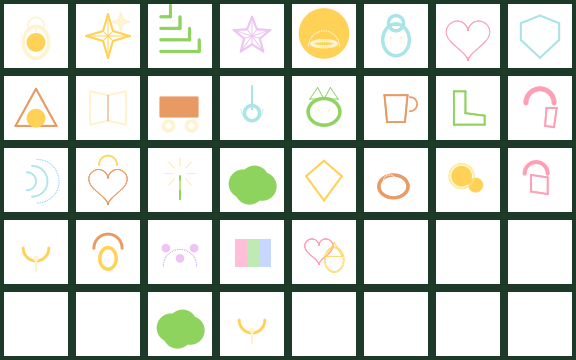
#> input picture glyph_sheet.png, 576 x 360 px
$ python shot_qa.py ../glyph_sheet.png
#> lines starting #> are read from the running program, lines starting #| are printed output that depends on the picture
#!/usr/bin/env python3
"""Screenshot QA for Beauty Forest captures.

The one analyzer for the PNGs a capture run leaves in /tmp/shots (or the
directory named on the command line). It replaces five overlapping probes
(analyze.py, analyze2.py, analyze3.py, qa_probe.py, qa_palette.py) that each
measured one slice of the same questions: is the frame bright, warm, colorful,
free of dark voids, and legible?

Usage:
    python3 tools/shot_qa.py [directory] [file ...]

With no arguments it sweeps every .png in /tmp/shots. Named files or a
directory override that default. Read-only: prints a per-file report.
"""
import glob
import os
import sys
from collections import Counter

import numpy as np
from PIL import Image

BANDS = 16


def luminance(rgb: np.ndarray) -> np.ndarray:
    return 0.2126 * rgb[..., 0] + 0.7152 * rgb[..., 1] + 0.0722 * rgb[..., 2]


def hue_name(deg: float) -> str:
    return ("RED" if deg < 15 or deg >= 345 else "ORANGE" if deg < 45 else
            "YELLOW" if deg < 70 else "YELLOWGRN" if deg < 90 else
            "CHARTREUSE" if deg < 105 else "GREEN" if deg < 160 else
            "CYAN" if deg < 200 else "BLUE" if deg < 260 else
            "VIOLET" if deg < 300 else "MAGENTA")


def _hue(packed_value: int) -> float:
    r = ((packed_value // 1024) * 8 + 4) / 255.0
    g = (((packed_value // 32) % 32) * 8 + 4) / 255.0
    b = ((packed_value % 32) * 8 + 4) / 255.0
    mx, mn = max(r, g, b), min(r, g, b)
    d = mx - mn
    if d == 0:
        return 0.0
    if mx == r:
        h = ((g - b) / d) % 6
    elif mx == g:
        h = (b - r) / d + 2
    else:
        h = (r - g) / d + 4
    return h * 60.0


def summary(rgb: np.ndarray) -> None:
    """Headline luminance/saturation/warmth table."""
    luma = luminance(rgb)
    mx = rgb.max(axis=2)
    mn = rgb.min(axis=2)
    sat = np.where(mx > 0, (mx - mn) / np.maximum(mx, 1), 0)
    warm = (rgb[..., 0] > rgb[..., 2]).mean() * 100
    print(f"  meanL={luma.mean():6.1f}  p05={np.percentile(luma, 5):5.1f}  "
          f"p50={np.percentile(luma, 50):5.1f}  p95={np.percentile(luma, 95):5.1f}")
    print(f"  dark: <32={(luma < 32).mean() * 100:5.2f}%  <20={(luma < 20).mean() * 100:5.2f}%  "
          f"<48={(luma < 48).mean() * 100:5.2f}%   meanSat={sat.mean() * 100:4.1f}%  warm={warm:4.1f}%")


def voids(rgb: np.ndarray) -> None:
    """Flat dark tiles and hard row jumps: the void detector."""
    luma = luminance(rgb)
    height, width = luma.shape
    tile = 40
    flat_dark, total, worst = 0, 0, []
    for row in range(0, height - tile, tile):
        for col in range(0, width - tile, tile):
            block = luma[row:row + tile, col:col + tile]
            total += 1
            if block.std() < 6 and block.mean() < 45:
                flat_dark += 1
                worst.append((block.mean(), col, row))
    worst.sort()
    where = ", ".join(f"({x},{y})L{m:.0f}" for m, x, y in worst[:5])
    print(f"  flat&dark tiles: {flat_dark}/{total} ({flat_dark / max(1, total) * 100:.2f}%)  {where}")
    rowmean = luma.mean(axis=1)
    jumps = [(y, round(float(rowmean[y]), 1), round(float(rowmean[y + 1]), 1))
             for y in range(height - 1) if abs(rowmean[y + 1] - rowmean[y]) > 6]
    print(f"  row L-jumps>6: {jumps[:10]}{' ...' if len(jumps) > 10 else ''}")
    bands = [luma[r * height // BANDS:(r + 1) * height // BANDS].mean() for r in range(BANDS)]
    print("  row bands: " + " ".join(f"{b:4.0f}" for b in bands))


def palette(rgb: np.ndarray) -> None:
    """Exact dominant colors, 5 bits per channel."""
    q = (rgb.astype(np.int32) >> 3)
    packed = (q[..., 0] * 1024 + q[..., 1] * 32 + q[..., 2]).ravel()
    counts = Counter(packed.tolist())
    total = packed.size
    top = "  ".join("#%02x%02x%02x(%s %.1f%%)" % (
        (v // 1024) * 8 + 4, ((v // 32) % 32) * 8 + 4, (v % 32) * 8 + 4,
        hue_name(_hue(v)), c * 100.0 / total)
        for v, c in counts.most_common(6))
    print("  palette: " + top)


def report(path: str) -> None:
    rgb = np.asarray(Image.open(path).convert("RGB")).astype(np.float32)
    print(f"\n=== {os.path.basename(path)}  {rgb.shape[1]}x{rgb.shape[0]} ===")
    summary(rgb)
    voids(rgb)
    palette(rgb)


def main() -> None:
    targets = sys.argv[1:]
    if not targets:
        targets = ["/tmp/shots"]
    files: list[str] = []
    for target in targets:
        if os.path.isdir(target):
            files.extend(sorted(glob.glob(os.path.join(target, "*.png"))))
        else:
            files.append(target)
    if not files:
        print("no screenshots found; capture some first (see docs/TESTING.md)")
        return
    for path in files:
        try:
            report(path)
#> in report, `rgb = np.asarray(Image.open(path).convert("RGB")).astype(np.float32)`:
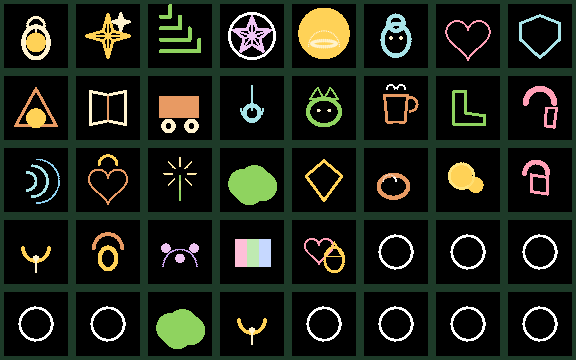
#> rgb: shape (360, 576, 3) float32; mean R, G, B 28.7, 33.8, 24.1
#| === glyph_sheet.png  576x360 ===
#> in luminance, `return 0.2126 * rgb[..., 0] + 0.7152 * rgb[..., 1] + 0.0722 * rgb[...,..`:
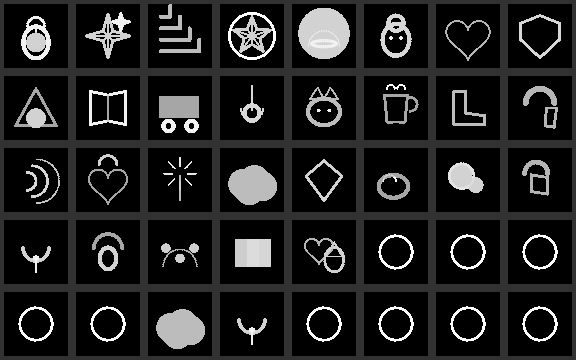
#> returned value: shape (360, 576) float32; min 0, max 255, mean 32
#> in summary, `mx = rgb.max(axis=2)`:
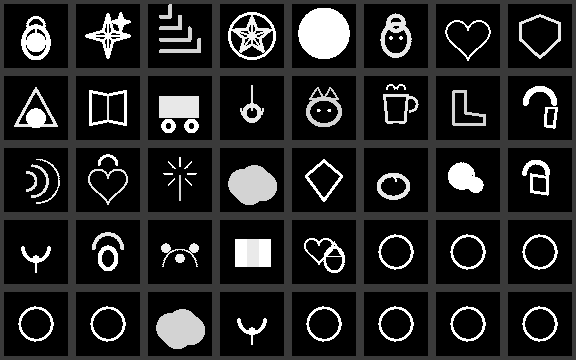
#> mx: shape (360, 576) float32; min 0, max 255, mean 36.9
#> in summary, `mn = rgb.min(axis=2)`:
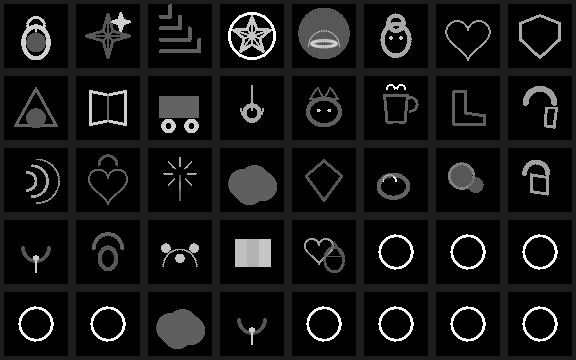
#> mn: shape (360, 576) float32; min 0, max 255, mean 20.8
#> in summary, `sat = np.where(mx > 0, (mx - mn) / np.maximum(mx, 1), 0)`:
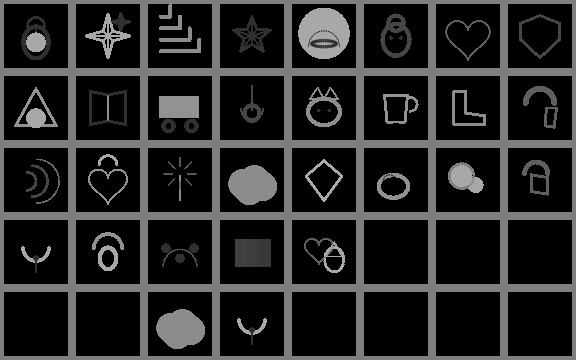
#> sat: shape (360, 576) float32; min 0, max 0.659, mean 0.147
#> in summary, `warm = (rgb[..., 0] > rgb[..., 2]).mean() * 100`: warm = 7.5
#|   meanL=  32.0  p05=  0.0  p50=  0.0  p95=210.7
#|   dark: <32=68.74%  <20=68.74%  <48=68.74%   meanSat=14.7%  warm= 7.5%
#> after the loop in voids, `for row in range(0, height - tile, tile):`:
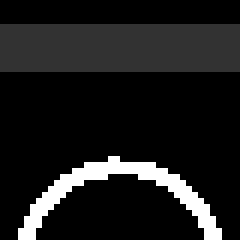
#> block: shape (40, 40) float32 (shown 6 times larger); min 0, max 255, mean 28.8
#> after the loop in voids, `for row in range(0, height - tile, tile):`: flat_dark = 0; total = 112; worst = []
#|   flat&dark tiles: 0/112 (0.00%)
#> in voids, `rowmean = luma.mean(axis=1)`: rowmean = 360 values, max 75.36 at index 38, min 5.62 at index 61, mean 32.03
#> in voids, `jumps = [(y, round(float(rowmean[y]), 1), round(float(rowmean[y + 1]),..`: jumps = 45 items, first 6: (3, 50.5, 6.6), (11, 17.2, 23.2), (13, 28.1, 35.8), (14, 35.8, 43.5), (27, 61.3, 71.6), (29, 73.6, 66.1)
#> (printed output is left out)
#> in voids, `bands = [luma[r * height // BANDS:(r + 1) * height // BANDS].mean() fo..`: bands = [33.35, 64.19, 33.32, 23.67, 37.81, 34.56, 22.38, 33.86, 38.06, 22.1, 21.93, 41.9, 22.73, 17.25, 39.94, 25.04]
#|   row bands:   33   64   33   24   38   35   22   34   38   22   22   42   23   17   40   25
#> in palette, `counts = Counter(packed.tolist())`: counts = 73 items
#|   palette: #040404(RED 68.7%)  #1c3c2c(GREEN 21.0%)  #fcd454(YELLOW 2.2%)  #8cd45c(CHARTREUSE 2.1%)  #fcfcfc(RED 1.4%)  #ec9c64(ORANGE 1.1%)
        except Exception as error:  # a corrupt PNG must not kill the sweep
            print(f"\n=== {os.path.basename(path)} ===\n  unreadable: {error}")


if __name__ == "__main__":
    main()
